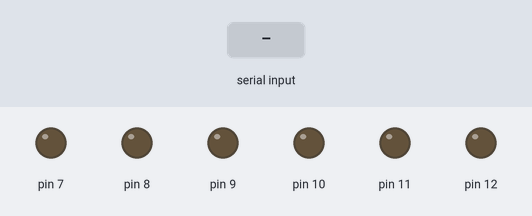
Simulated run of this sketch. Board: Arduino Uno, built with avr-gcc and run on an emulated ATmega328P. On the bench: output pins drawn as LEDs (lit = HIGH). Dashed ring = blinking. The test bench sets the inputs (shaded band). What the sketch prints to the serial monitor is not drawn.

Above: at 1.2 s.
1.3 s: "verde" received over Serial
At 2.7 s:
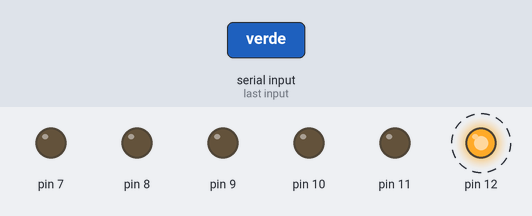
4.3 s: "vermello" received over Serial
At 5.6 s:
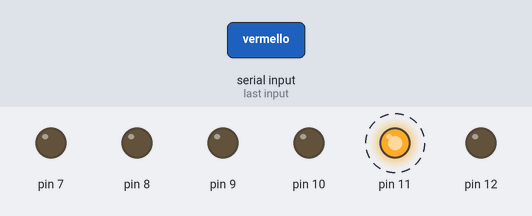
7.3 s: "amarelo" received over Serial
At 8.7 s:
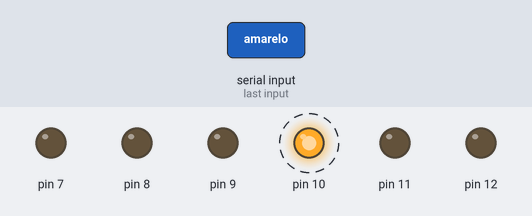
10.3 s: "naranja" received over Serial
At 11.7 s:
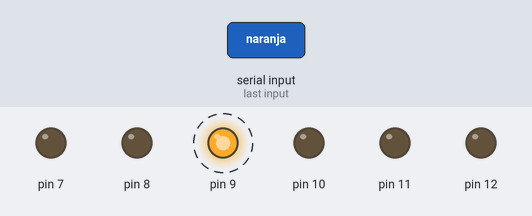
13.3 s: "blanco" received over Serial
At 14.7 s:
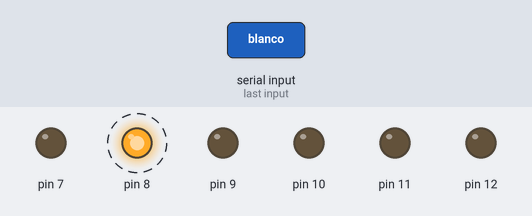
16.3 s: "azul" received over Serial
At 17.7 s:
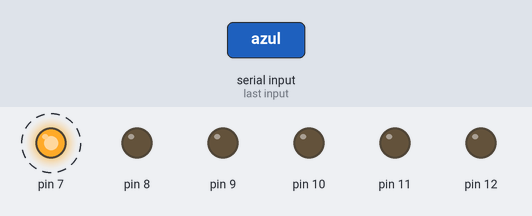
Timing chart, 0 to 20.3 s (numbered marks = the images above; inputs shaded):
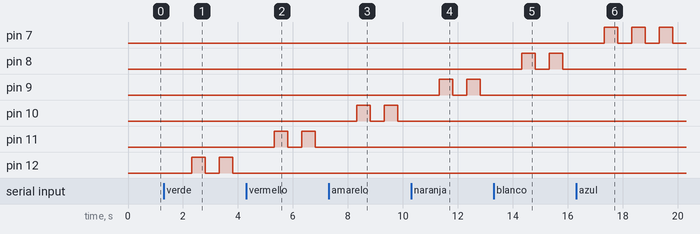

Measured:
- after the input at 1.3 s, pin 12: alternates HIGH for 0.50 s and LOW for 0.50 s, starting after 1.0 s
- after the input at 4.3 s, pin 11: alternates HIGH for 0.50 s and LOW for 0.50 s, starting after 1.0 s; pin 12: stops changing and stays LOW
- after the input at 7.3 s, pin 10: alternates HIGH for 0.50 s and LOW for 0.50 s, starting after 1.0 s; pin 11: stops changing and stays LOW
- after the input at 10.3 s, pin 9: alternates HIGH for 0.50 s and LOW for 0.50 s, starting after 1.0 s; pin 10: stops changing and stays LOW
- after the input at 13.3 s, pin 8: alternates HIGH for 0.50 s and LOW for 0.50 s, starting after 1.0 s; pin 9: stops changing and stays LOW
- after the input at 16.3 s, pin 7: alternates HIGH for 0.50 s and LOW for 0.50 s, starting after 1.0 s; pin 8: stops changing and stays LOW

The sketch:

practica_02_s_dixitais_ino.ino
```cpp
/*
programa que permite escoller o led que se acende en función
do valor dunha variable de tipo string.Facemolo de duas formas,
a primeira asignando a variable da cor no comando string, e da
segunda introducindo a variable escrita no terminal do monitor

Autor:Jose Manuel Álvarez González
Data: 24 de Novembro 2026

*/
//Asignamos a variable
/*
String color = "verde" ;

//declaramos os pins
void setup (){
pinMode(12,OUTPUT);
pinMode(11,OUTPUT);
pinMode (10,OUTPUT);
pinMode (9,OUTPUT);
pinMode (8,OUTPUT);
pinMode (7,OUTPUT);

}

void loop (){

  //se a variable cor está en verde, que se encenda o led
  //VERDE , en caso contrario o LED vermello

  if (color== "verde"){
    digitalWrite (12,HIGH);
    Serial.print ("LED verde aceso;");
    delay (500);
    digitalWrite (12,LOW);
    Serial.println ("LED verde apagado;");
    delay (500);
  }


  else if (color=="vermello"){
    digitalWrite (11,HIGH);
    Serial.print ("LED vermello aceso;");
    delay (500);
    digitalWrite (11,LOW);
    Serial.println ("LED vermello apagado;");
    delay (500);

  }

  else if (color =="amarelo"){
    digitalWrite (10,HIGH);
    Serial.print ("LED amarelo aceso;");
    delay (500);
    digitalWrite (10,LOW);
    Serial.println ("LED amarelo apagado;");
    delay (500);
     }
  else if (color =="naranxa"){
    digitalWrite (9,HIGH);
    Serial.print ("LED naranja aceso;");
    delay (500);
    digitalWrite (9,LOW);
    Serial.println ("LED naranja apagado;");
    delay (500);
     }
  else if (color =="blanco"){
    digitalWrite (8,HIGH);
    Serial.print ("LED blanco aceso;");
    delay (500);
    digitalWrite (8,LOW);
    Serial.println ("LED blanco apagado;");
    delay (500);
     }
  else if (color =="azul"){
    digitalWrite (7,HIGH);
    Serial.print ("LED azul aceso;");
    delay (500);
    digitalWrite (7,LOW);
    Serial.println ("LED azul apagado;");
    delay (500);
     }
  else {
    Serial.println ( "selecciona led");
  }

 }
 */


String color = "" ;

void setup (){
pinMode(12,OUTPUT);
pinMode(11,OUTPUT);
pinMode (10,OUTPUT);
pinMode (9,OUTPUT);
pinMode (8,OUTPUT);
pinMode (7,OUTPUT);


Serial.begin (9600); // establece a comunicacion con arduino
}

void loop (){
  if (Serial.available() ) {
    color=Serial.readString ();} // lee o valor que introducimos no monitor

  if (color== "verde"){
    digitalWrite (12,HIGH);
    Serial.print ("LED verde aceso;");
    delay (500);
    digitalWrite (12,LOW);
    Serial.println ("LED verde apagado;");
    delay (500);
  }


  else if (color=="vermello"){
    digitalWrite (11,HIGH);
    Serial.print ("LED vermello aceso;");
    delay (500);
    digitalWrite (11,LOW);
    Serial.println ("LED vermello apagado;");
    delay (500);

  }

  else if (color =="amarelo"){
    digitalWrite (10,HIGH);
    Serial.print ("LED amarelo aceso;");
    delay (500);
    digitalWrite (10,LOW);
    Serial.println ("LED amarelo apagado;");
    delay (500);
     }
  else if (color =="naranja"){
    digitalWrite (9,HIGH);
    Serial.print ("LED naranja aceso;");
    delay (500);
    digitalWrite (9,LOW);
    Serial.println ("LED naranja apagado;");
    delay (500);
     }
  else if (color =="blanco"){
    digitalWrite (8,HIGH);
    Serial.print ("LED blanco aceso;");
    delay (500);
    digitalWrite (8,LOW);
    Serial.println ("LED blanco apagado;");
    delay (500);
     }
  else if (color =="azul"){
    digitalWrite (7,HIGH);
    Serial.print ("LED azul aceso;");
    delay (500);
    digitalWrite (7,LOW);
    Serial.println ("LED azul apagado;");
    delay (500);
     }
  else {
    Serial.println ( "selecciona led"); // indicamos que introduzamos a cor que queremos
  }

 }


  
```
